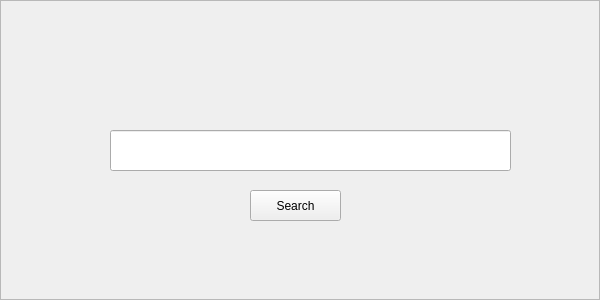
<?xml version="1.0" encoding="UTF-8"?>
<ui version="4.0">
 <class>MainWindow</class>
 <widget class="QMainWindow" name="MainWindow">
  <property name="geometry">
   <rect>
    <x>0</x>
    <y>0</y>
    <width>600</width>
    <height>300</height>
   </rect>
  </property>
  <property name="windowTitle">
   <string>MainWindow</string>
  </property>
  <widget class="QWidget" name="centralwidget">
   <layout class="QVBoxLayout" name="verticalLayout">
    <property name="spacing">
     <number>0</number>
    </property>
    <property name="leftMargin">
     <number>0</number>
    </property>
    <property name="topMargin">
     <number>0</number>
    </property>
    <property name="rightMargin">
     <number>0</number>
    </property>
    <property name="bottomMargin">
     <number>0</number>
    </property>
    <item>
     <widget class="QFrame" name="main_frame">
      <property name="frameShape">
       <enum>QFrame::StyledPanel</enum>
      </property>
      <property name="frameShadow">
       <enum>QFrame::Raised</enum>
      </property>
      <widget class="QPushButton" name="search_button">
       <property name="geometry">
        <rect>
         <x>250</x>
         <y>190</y>
         <width>91</width>
         <height>31</height>
        </rect>
       </property>
       <property name="font">
        <font/>
       </property>
       <property name="text">
        <string>Search</string>
       </property>
      </widget>
      <widget class="QLineEdit" name="url_edit">
       <property name="geometry">
        <rect>
         <x>110</x>
         <y>130</y>
         <width>401</width>
         <height>41</height>
        </rect>
       </property>
       <property name="font">
        <font>
         <pointsize>15</pointsize>
        </font>
       </property>
       <property name="text">
        <string/>
       </property>
      </widget>
     </widget>
    </item>
   </layout>
  </widget>
 </widget>
 <resources/>
 <connections/>
</ui>
